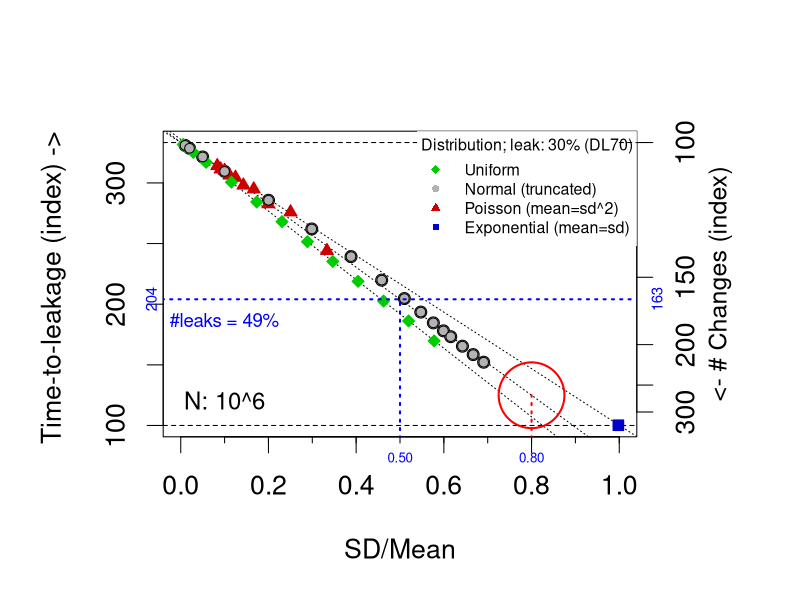
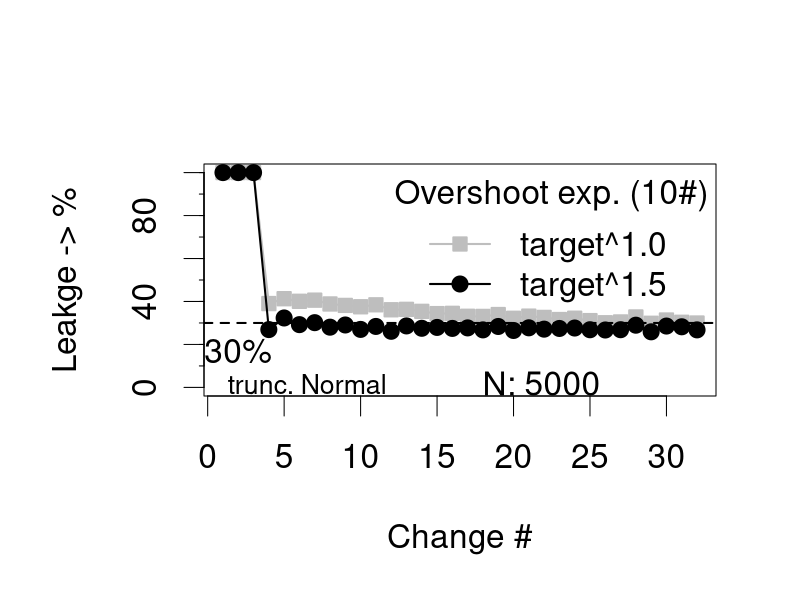

The R source for these figures, in order:

library(truncnorm)
library(plotrix)

########################################################################
#                                                                      #
# Monte-Carlo simulations for:                                         #
# Prediction of prophylactic replacement of voice                      #
# prosthesis in laryngectomized patients –                             #
# A retrospective cohort study                                         #
#                                                                      #
# This is the R-code for the actual Monte-Carlo                        #
# simulations. It works stand alone.                                   #
#                                                                      #
# Copyright 2022                                                       #
# R.J.J.H. van Son & Netherlands Cancer Institute,                     #
# Plesmanlaan 121                                                      #
# 1066CX Amsterdam, The Netherlands                                    #
#                                                                      #
# This program is free software: you can redistribute it and/or modify #
# it under the terms of the GNU General Public License as published by #
# the Free Software Foundation, either version 3 of the License, or    #
# (at your option) any later version.                                  #
#                                                                      #
# This program is distributed in the hope that it will be useful,      #
# but WITHOUT ANY WARRANTY; without even the implied warranty of       #
# MERCHANTABILITY or FITNESS FOR A PARTICULAR PURPOSE.  See the        #
# GNU General Public License for more details.                         #
#                                                                      #
# You should have received a copy of the GNU General Public License    #
# along with this program.  If not, see http://www.gnu.org/licenses/   #
#                                                                      #
########################################################################

# Monte Carlo Simulation Parameters

# Desired Leak fraction
#ideal.leak <- 0.12;
ideal.leak <- 0.30;
#ideal.leak <- 0.05;

# The fixed cutoff for the fixed change policy
fixed.cutoff <- 16;

# Device life parameters
mean.num.days <- 60;
sd.num.days <- 60;
minimum.num.days <- 7;

# Simulation settings
# Initial look-back window
window <- 3;

# Maximum look back window
window.dyn <- 10;

# The MC parameters
# Number of devices to follow
Nprostheses <- 32;

# Number of patients to test
Npatient <- 5000;

######################################################
# 
# Select distribution of device life-times
# All distributions are definite positive
#
######################################################

# Select the distribution to test
# Poisson distribution, this should be the default!
#Distribution <- "Poisson";
#Distribution <- "Uniform";
Distribution <- "trunc. Normal";
#Distribution <- "Exponential";

# Poisson distribution, this should be the default!
# Separate adaptations for positive and negative
mean.sd.text <- "Lambda=mean ($\\pm$ Sqrt(Lambda)";
overshoot.exp <- 1.5;

# Second adaptive run
overshoot2.exp <- 1;
mean.sd.text <- "Lambda";

# Initialize distribution parameters
# Uniform distribution
if(Distribution == "Uniform"){
	mean.sd.text <- "mean [lambda/2, lambda*3/2]";
}

# Normal distribution
if(Distribution == "trunc. Normal"){
	standard.dev <- 1/2;
	#standard.dev <- 2/3;
	mean.sd.text <- "mean ($\\pm$mean/2)";
}

# Exponential distribution with SD = Mean
if(Distribution == "Exponential"){
	standard.dev <- 1;
	mean.sd.text <- "mean ($\\pm$ mean)";
}

standard.dev.2 <- 0.8;

# Reporting table
results.header <- c("none", "none.leak", "ideal", "ideal.leak", "ideal.cutoff", "fixed", "fixed.leak", "fixed.cutoff", "initial.tot", "initial.leak.tot", "initial.red", "initial.leak.red", "initial.cutoff", "adapt.tot", "adapt.leak.tot", "adapt.red", "adapt.leak.red", "adapt.cutoff", "adapt2.tot", "adapt2.leak.tot", "adapt2.red", "adapt2.leak.red", "adapt2.cutoff", "sample", "window");
results.matrix<-matrix(ncol=length(results.header), byrow=FALSE);
colnames(results.matrix) <- results.header;
results.matrix <- data.frame(results.matrix);

# Accumulators for plots
sum.sequence <- rep(0, Nprostheses);
sum.sequence2 <- rep(0, Nprostheses);
lambda.list <- c(0);

# The Monte-Carlo simulation
for(lambda in rexp(Npatient, rate=1/mean.num.days)){
	# Lower cutoff of the average life-time of a device
    while(lambda <= minimum.num.days)lambda <- rexp(Npatient, rate=1/mean.num.days)[[1]];
    
    ######################################################
    # 
	# Generate survival times
    #
    ######################################################
    if(Distribution == "Uniform"){
		survival <- runif(Nprostheses, min = lambda/2, max = lambda*3/2);
		standard.dev <- sd(survival)/mean(survival);
    } else if(Distribution == "trunc. Normal"){
		survival <- rtruncnorm(Nprostheses, a=0, b=Inf, mean = lambda, sd = lambda*standard.dev);
    } else if(Distribution == "Exponential"){
		survival <- rexp(Nprostheses, rate = 1/lambda);
		standard.dev <- 1;
	} else {			# Poisson
		survival <- rpois(Nprostheses, lambda=lambda);
		standard.dev <- sqrt(lambda)/lambda;
	};
    results <- c();
    lambda.list <- append(lambda.list, lambda);
    
    ######################################################
    # 
    # Wait-to-Leakage policy
    #
    ######################################################
	mean.none <- sum(survival)/length(survival);
	leak.none <- 1;
	results <- c(results, mean.none, 100*leak.none);
	
    ######################################################
    # 
	# Ideal change policy with known parameters
    #
    ######################################################
	cutoff.ideal <- quantile(survival, probs=ideal.leak);
	survival.ideal <- survival;
	survival.ideal[survival>=cutoff.ideal] <- cutoff.ideal;
	mean.ideal <- sum(survival.ideal)/length(survival.ideal);
	leak.ideal <- sum(survival.ideal<cutoff.ideal)/length(survival.ideal);
	results <- c(results, mean.ideal, 100*leak.ideal, cutoff.ideal);
	
    ######################################################
    # 
	# Fixed-time changes policy
    #
    ######################################################
	cutoff.fixed <- fixed.cutoff;
	survival.fixed <- survival;
	survival.fixed[survival>cutoff.fixed] <- cutoff.fixed;
	mean.fixed <- sum(survival.fixed)/length(survival.fixed);
	leak.fixed <- sum(survival.fixed<cutoff.fixed)/length(survival.fixed);
	results <- c(results, mean.fixed, 100*leak.fixed, cutoff.fixed);

    ######################################################
    # 
	# Initial window
    #
    ######################################################

	# Extract initial window and determine cutoff
	window.initial <- survival[1:window];
	#cutoff.initial <- quantile(window.initial, probs=ideal.leak);
	cutoff.initial <- qtruncnorm(ideal.leak, a=0, b=Inf, mean=mean(window.initial), sd=sd(survival[window.initial]))	;
	
	# Extract remainder and apply cutoff to reduced list
	survival.initial <- survival[(window+1):length(survival)];
	survival.initial[survival.initial>cutoff.initial] <- cutoff.initial;
	mean.initial.red <- sum(survival.initial)/length(survival.initial);
	leak.initial.red <- sum(survival.initial<cutoff.initial)/length(survival.initial);
	leak.initial.tot <- (window + sum(survival.initial<cutoff.initial))/(window+length(survival.initial));
	
	# Complete the list with the initial survivial times
	survival.initial <- c(window.initial, survival.initial);
	# Calculate mean survival
	mean.initial.tot <- sum(survival.initial)/length(survival.initial);

	results <- c(results, mean.initial.tot, 100*leak.initial.tot, mean.initial.red, 100*leak.initial.red, cutoff.initial);
	
    ######################################################
    # 
	# Adaptive 1
    #
    ######################################################
	current.window <- window;
	# Reduce the ideal leakage target to "undershoot" the first part
	current.leakage <- ideal.leak^1.5;
	
	# Extract initial window and determine cutoff
	cutoff.adapt <- survival;
	survival.adapt <- survival;
	cutoff.adapt[1:window] <- survival.adapt[1:window]+0.1;
	
	# We do not know the distribution, so we use a truncated normal for the initial window
	ideal.cutoff <- qtruncnorm(current.leakage, a=0, b=Inf, mean=mean(survival[1:window]), sd=sd(survival[1:window])) 
	sd.initial <- sd(survival[1:window]);
	if(sd.initial < 1)sd.initial <- 1;
	expected.negative <- mean(rtruncnorm(100, a=0, b=ideal.cutoff, mean=mean(survival[1:window]), sd=sd.initial)) 

	negative.trend <- (ideal.cutoff - expected.negative);
	positive.trend <- negative.trend;
	
	# Initialize
	current.cutoff <- ideal.cutoff;
	minus.values <- c(negative.trend);
	for(i in (current.window+1):length(survival.adapt)){
		cutoff.adapt[i] <- current.cutoff;
		
		# The end point still depends on the adapt coeff.
		if(survival.adapt[i] >= current.cutoff) {
			# Add the current value to the list
			survival.adapt[i] <- current.cutoff;
			
			# Adapt next positive cutoff to previous leakages
			if(length(minus.values) > 0)positive.trend <- minus.values[length(minus.values)];
			
			current.adapt <- rnorm(1, mean=positive.trend, sd=positive.trend/2.5);
		} else {
			current.adapt <- 0;
			minus.values <- c(minus.values, current.cutoff - survival.adapt[i]);
		};
		# New, adapted, cutoff
		current.cutoff <- quantile(survival.adapt[(i-current.window+1):(i)], probs=current.leakage);
		current.cutoff <- current.cutoff + current.adapt;
		
		# Lengthen the window
		if(current.window < window.dyn){
			current.window <- current.window+1;
		} else {
			current.leakage <- ideal.leak;
		};
		
	};

	# Collect statistics
	mean.adapt.tot <- sum(survival.adapt)/length(survival.adapt);
	leak.adapt.tot <- sum(survival.adapt < cutoff.adapt)/length(survival.adapt);
	mean.adapt.red <- sum(survival.adapt[round((Nprostheses+1)/2):Nprostheses])/length(survival.adapt[round((Nprostheses+1)/2):Nprostheses]);
	leak.adapt.red <- sum(survival.adapt[round((Nprostheses+1)/2):Nprostheses] < cutoff.adapt[round((Nprostheses+1)/2):Nprostheses])/length(survival.adapt[round((Nprostheses+1)/2):Nprostheses]);
	sum.sequence <- sum.sequence + as.numeric(survival.adapt < cutoff.adapt);;

	results <- c(results, mean.adapt.tot, 100*leak.adapt.tot, mean.adapt.red, 100*leak.adapt.red, mean(survival.adapt[round((Nprostheses+1)/2):Nprostheses]));
	
    ######################################################
    # 
	# Adaptive 2
    #
    ######################################################

	current.window <- window;
	# Reduce the ideal leakage target to "undershoot" the first part
	current.leakage <- ideal.leak;
	
	# Extract initial window and determine cutoff
	cutoff.adapt2 <- survival;
	survival.adapt2 <- survival;
	cutoff.adapt2[1:window] <- survival.adapt2[1:window]+0.1;
	
	# We do not know the distribution, so we use a truncated normal for the initial window
	ideal.cutoff <- qtruncnorm(current.leakage, a=0, b=Inf, mean=mean(survival[1:window]), sd=sd(survival[1:window])) 
	sd.initial <- sd(survival[1:window]);
	if(sd.initial < 1)sd.initial <- 1;
	expected.negative <- mean(rtruncnorm(100, a=0, b=ideal.cutoff, mean=mean(survival[1:window]), sd=sd.initial)) 

	negative.trend <- (ideal.cutoff - expected.negative);
	positive.trend <- negative.trend;
	
	# Initialize
	current.cutoff <- ideal.cutoff;
	minus.values <- c(negative.trend);
	for(i in (current.window+1):length(survival.adapt2)){
		cutoff.adapt2[i] <- current.cutoff;
		
		# The end point still depends on the adapt coeff.
		if(survival.adapt2[i] >= current.cutoff) {
			# Add the current value to the list
			survival.adapt2[i] <- current.cutoff;
			
			# Adapt next positive cutoff to previous leakages
			if(length(minus.values) > 0)positive.trend <- minus.values[length(minus.values)];
			
			current.adapt2 <- rnorm(1, mean=positive.trend, sd=positive.trend/2.5);
		} else {
			current.adapt2 <- 0;
			minus.values <- c(minus.values, current.cutoff - survival.adapt2[i]);
		};
		# New, adapted, cutoff
		current.cutoff <- quantile(survival.adapt2[(i-current.window+1):(i)], probs=current.leakage);
		current.cutoff <- current.cutoff + current.adapt2;
		
		# Lengthen the window
		if(current.window < window.dyn){
			current.window <- current.window+1;
		} else {
			current.leakage <- ideal.leak;
		};
		
	};

	# Collect statistics
	mean.adapt2.tot <- sum(survival.adapt2)/length(survival.adapt2);
	leak.adapt2.tot <- sum(survival.adapt2 < cutoff.adapt2)/length(survival.adapt2);
	mean.adapt2.red <- sum(survival.adapt2[round((Nprostheses+1)/2):Nprostheses])/length(survival.adapt2[round((Nprostheses+1)/2):Nprostheses]);
	leak.adapt2.red <- sum(survival.adapt2[round((Nprostheses+1)/2):Nprostheses] < cutoff.adapt2[round((Nprostheses+1)/2):Nprostheses])/length(survival.adapt2[round((Nprostheses+1)/2):Nprostheses]);
	sum.sequence2 <- sum.sequence2 + as.numeric(survival.adapt2 < cutoff.adapt2);;

	results <- c(results, mean.adapt2.tot, 100*leak.adapt2.tot, mean.adapt2.red, 100*leak.adapt2.red, mean(survival.adapt2[round((Nprostheses+1)/2):Nprostheses]));

    ######################################################
    # 
	# Final parameters
    #
    ######################################################
	results <- c(results, Nprostheses, window);
	
	results.matrix <- rbind(results, results.matrix, make.row.names = FALSE);
}

######################################################
# 
# Generate statistics
#
######################################################
results.matrix <- results.matrix[-c(length(results.matrix[,1])),];
averaged.results <- colMeans(results.matrix, na.rm=TRUE);
sd.results <- sapply(results.matrix, sd);

averaged.PercentLeak <- c(
100/(averaged.results["none"]/(averaged.results["none.leak"]/100)/averaged.results["none"]),
100/(averaged.results["ideal"]/(averaged.results["ideal.leak"]/100)/averaged.results["none"]),
100/(averaged.results["fixed"]/(averaged.results["fixed.leak"]/100)/averaged.results["none"]),
100/(averaged.results["initial.tot"]/(averaged.results["initial.leak.tot"]/100)/averaged.results["none"]),
100/(averaged.results["initial.red"]/(averaged.results["initial.leak.red"]/100)/averaged.results["none"]),
100/(averaged.results["adapt.tot"]/(averaged.results["adapt.leak.tot"]/100)/averaged.results["none"]),
100/(averaged.results["adapt.red"]/(averaged.results["adapt.leak.red"]/100)/averaged.results["none"]),
100/(averaged.results["adapt2.tot"]/(averaged.results["adapt2.leak.tot"]/100)/averaged.results["none"]),
100/(averaged.results["adapt2.red"]/(averaged.results["adapt2.leak.red"]/100)/averaged.results["none"])
);

averaged.PercentChanges <- c(
100*averaged.results["none"]/averaged.results["none"],
100*averaged.results["none"]/averaged.results["ideal"],
100*averaged.results["none"]/averaged.results["fixed"],
100*averaged.results["none"]/averaged.results["initial.tot"],
100*averaged.results["none"]/averaged.results["initial.red"],
100*averaged.results["none"]/averaged.results["adapt.tot"],
100*averaged.results["none"]/averaged.results["adapt.red"],
100*averaged.results["none"]/averaged.results["adapt2.tot"],
100*averaged.results["none"]/averaged.results["adapt2.red"]
);
names(averaged.PercentChanges) <- names(averaged.PercentLeak);

mean.lambda <- mean(lambda.list);
sd.lambda <- sd(lambda.list);

# Print results (when not using Rmd)
cat("Means\n");
print(averaged.results);

cat("\nStandard Deviation\n");
print(sd.results);

# Create graph data
mean.leakage <- sum.sequence / Npatient;
mean.leakage2 <- sum.sequence2 / Npatient;

######################################################
# 
# Sequence of leakage targets
# Using full knowledge of distribution (Ideal)
#
# This part is pretty pointless:
# Mean device life (% of mean) ~ Target leakage%
#
######################################################

cutoff.ideal.list <- c();
mean.ideal.list <- c();
leakage.ideal.list <- c();
for(leakage in 1:75/100){
	lambda <- mean.num.days;
    Nideal <- 10000;
    ######################################################
    # 
	# Generate survival times
    #
    ######################################################
    if(Distribution == "Uniform"){
		survival <- runif(Nideal, min = lambda/2, max = lambda*3/2);
    } else if(Distribution == "trunc. Normal"){
		survival <- rtruncnorm(Nideal, a=0, b=Inf, mean = lambda, sd = lambda/3);
    } else if(Distribution == "Exponential"){
		survival <- rexp(Nideal, rate = 1/lambda);
	} else {			# Poisson
		survival <- rpois(Nideal, lambda=lambda);
	};
	
    ######################################################
    # 
	# Ideal
    #
    ######################################################
	cutoff.ideal <- quantile(survival, probs=leakage);
	survival.ideal <- survival;
	survival.ideal[survival>=cutoff.ideal] <- cutoff.ideal;
	mean.ideal <- sum(survival.ideal)/length(survival.ideal);
	leak.ideal <- sum(survival.ideal<cutoff.ideal)/length(survival.ideal);
	
	cutoff.ideal.list <- c(cutoff.ideal.list, cutoff.ideal);
	mean.ideal.list <- c(mean.ideal.list, mean.ideal);
	leakage.ideal.list <- c(leakage.ideal.list, leak.ideal);
}
names(mean.ideal.list) <- names(cutoff.ideal.list);
names(leakage.ideal.list) <- names(cutoff.ideal.list);


######################################################
# 
# Sequence of standard deviations
# Using full knowledge of distribution (Ideal)
# and ideal.leak leakage as the target
#
######################################################

# Settings
norm.leakage <- ideal.leak;
lambda <- mean.num.days;

######################################################
# 
# Normal distribution
#
######################################################
Nideal.normalsd <- 1000000;

# Initialization
ideal.normalsd.list <- c(c(1,2,5)/100, c(1:10, 12, 15, 20)/10);
cutoff.normalsd.list <- c();
realt2f.normalsd.list <- c();
realsd.normalsd.list <- c();
mean.normalsd.list <- c();
leakage.normalsd.list <- c();
for(ideal.standard.dev in ideal.normalsd.list){
    ######################################################
    # 
	# Generate survival times
	# abs(Normal distribution)
    #
    ######################################################
	survival <- rtruncnorm(Nideal.normalsd, a=0, b=Inf, mean = lambda, sd = lambda*ideal.standard.dev);
	
    ######################################################
    # 
	# Ideal
    #
    ######################################################
	cutoff.ideal <- quantile(survival, probs=norm.leakage);
	names(cutoff.ideal) <- c(sprintf("%.0f%%", 100*ideal.standard.dev));
	
	survival.ideal <- survival;
	survival.ideal[survival>=cutoff.ideal] <- cutoff.ideal;
	mean.ideal <- sum(survival.ideal)/length(survival.ideal);
	leak.ideal <- sum(survival.ideal<cutoff.ideal)/length(survival.ideal);
	
	cutoff.normalsd.list <- c(cutoff.normalsd.list, cutoff.ideal);
	mean.normalsd.list <- c(mean.normalsd.list, mean.ideal);
	leakage.normalsd.list <- c(leakage.normalsd.list, leak.ideal);
	realt2f.normalsd.list <- c(realt2f.normalsd.list, mean(survival));
	realsd.normalsd.list <- c(realsd.normalsd.list, sd(survival));
}
names(mean.normalsd.list) <- names(cutoff.normalsd.list);
names(leakage.normalsd.list) <- names(cutoff.normalsd.list);
names(realt2f.normalsd.list) <- names(realt2f.normalsd.list);
names(realsd.normalsd.list) <- names(realsd.normalsd.list);


######################################################
# 
# Uniform distribution
#
######################################################
Nideal.uniform <- 1000000;

# Initialization
ideal.uniform.list <- c(c(1,2,5)/100, 1:10/10);
cutoff.uniform.list <- c();
realt2f.uniform.list <- c();
realsd.uniform.list <- c();
mean.uniform.list <- c();
leakage.uniform.list <- c();
for(ideal.standard.dev in ideal.uniform.list){
    ######################################################
    # 
	# Generate survival times
	# abs(Normal distribution)
    #
    ######################################################
	survival <- runif(Nideal.uniform, min = (1-ideal.standard.dev)*lambda, max = (1+ideal.standard.dev)*lambda);
	while(sum(survival <= 0) > 0){
		survival[survival <= 0] <- runif(Nideal.uniform, min = (1-ideal.standard.dev)*lambda, max = (1+ideal.standard.dev)*lambda);
	}
	
    ######################################################
    # 
	# Ideal
    #
    ######################################################
	cutoff.ideal <- quantile(survival, probs=norm.leakage);
	names(cutoff.ideal) <- c(sprintf("%.0f%%", 100*ideal.standard.dev));
	
	survival.ideal <- survival;
	survival.ideal[survival>=cutoff.ideal] <- cutoff.ideal;
	mean.ideal <- sum(survival.ideal)/length(survival.ideal);
	leak.ideal <- sum(survival.ideal<cutoff.ideal)/length(survival.ideal);
	
	cutoff.uniform.list <- c(cutoff.uniform.list, cutoff.ideal);
	mean.uniform.list <- c(mean.uniform.list, mean.ideal);
	leakage.uniform.list <- c(leakage.uniform.list, leak.ideal);
	realt2f.uniform.list <- c(realt2f.uniform.list, mean(survival));
	realsd.uniform.list <- c(realsd.uniform.list, sd(survival));
}
names(mean.uniform.list) <- names(cutoff.uniform.list);
names(leakage.uniform.list) <- names(cutoff.uniform.list);
names(realt2f.uniform.list) <- names(realt2f.uniform.list);
names(realsd.uniform.list) <- names(realsd.uniform.list);

######################################################
# 
# Poisson distribution
#
######################################################
Nideal.poisson <- 1000000;

# Initialization
ideal.poisson.list <- c(3:12)^2;
cutoff.poisson.list <- c();
realt2f.poisson.list <- c();
realsd.poisson.list <- c();
mean.poisson.list <- c();
leakage.poisson.list <- c();
for(lambda.poisson in ideal.poisson.list){
    ######################################################
    # 
	# Generate survival times
	# abs(Normal distribution)
    #
    ######################################################
	survival <- rpois(Nideal.poisson, lambda=lambda.poisson);
	
    ######################################################
    # 
	# Ideal
    #
    ######################################################
	cutoff.ideal <- quantile(survival, probs=norm.leakage);
	#names(cutoff.ideal) <- c(sprintf("%.0f%%", 100*standard.dev));
	
	survival.ideal <- survival;
	survival.ideal[survival>=cutoff.ideal] <- cutoff.ideal;
	mean.ideal <- sum(survival.ideal)/length(survival.ideal);
	leak.ideal <- sum(survival.ideal<cutoff.ideal)/length(survival.ideal);
	
	cutoff.poisson.list <- c(cutoff.poisson.list, cutoff.ideal);
	mean.poisson.list <- c(mean.poisson.list, mean.ideal);
	leakage.poisson.list <- c(leakage.poisson.list, leak.ideal);
	realt2f.poisson.list <- c(realt2f.poisson.list, mean(survival));
	realsd.poisson.list <- c(realsd.poisson.list, sd(survival));
}
names(mean.poisson.list) <- names(cutoff.poisson.list);
names(leakage.poisson.list) <- names(cutoff.poisson.list);
names(realt2f.poisson.list) <- names(realt2f.poisson.list);
names(realsd.poisson.list) <- names(realsd.poisson.list);

# Do the same for Exponential
survival <- rexp(Nideal.normalsd, rate = 1/lambda);
cutoff.ideal <- quantile(survival, probs=norm.leakage);
survival.ideal <- survival;
survival.ideal[survival>=cutoff.ideal] <- cutoff.ideal;

# Statistics
mean.normalsd.Exponential <- sum(survival.ideal)/length(survival.ideal);
leakage.normalsd.Exponential <- sum(survival.ideal<cutoff.ideal)/length(survival.ideal);
realt2f.normalsd.Exponential <- mean(survival);
realsd.normalsd.Exponential <- sd(survival);


######################################################
# 
# Graphics: Figure 1
#
######################################################

# Plot Figure 1
imageList <- c();
fileName.Fig.1 <- "Time-to-changeOverSD.png";
OutputWidth <-  8.267;
OutputHeight <- 8.267;

png(fileName.Fig.1, width=OutputWidth, height=OutputHeight, units="in", res=300);

par(cex=1.6);
cex <- par("cex");
cex.factor <- 1;
symbolsize <- 1 * cex.factor;
labelsize <- 1.0 * cex.factor;
axissize <- 1 * cex.factor;
namessize <- axissize
legendsize <- (1+axissize)/2;
cexlab <- cex;

par(mar=c(5, 5, 4, 5) + 0.1);
par(family="Helvetica")

labelsize <- 1 * cex.factor;
plot(realsd.normalsd.list/realt2f.normalsd.list, 100*mean.normalsd.list/(realt2f.normalsd.list*norm.leakage), pch=21, xlim=c(0,1), ylim=c(100,100/norm.leakage), ylab="Time-to-leakage (index) -> ", xlab="SD/Mean", cex.lab=labelsize, cex.axis=axissize, bg="gray70");
mtext("<- # Changes (index)", side=4, cex=1.5, line=2);
axis(1, at=c(1:10)/10, labels=FALSE, tck=-0.02);
axis(4, at=c(10000/(50*2:(floor(2/norm.leakage)))/(norm.leakage)), labels=c(paste(50*2:(floor(2/norm.leakage))))) ;
abline(h=100, lty=2, lwd=1);
abline(h=100/norm.leakage, lty=2, lwd=1);
abline(line(realsd.normalsd.list/realt2f.normalsd.list, 100*mean.normalsd.list/(realt2f.normalsd.list*norm.leakage), iter = 1), lty=3);
abline(line(realsd.uniform.list/realt2f.uniform.list, 100*mean.uniform.list/(realt2f.uniform.list*norm.leakage), iter = 1), lty=3);
abline(line(c(0, 1), c(100/norm.leakage, 100*mean.normalsd.Exponential/(realt2f.normalsd.Exponential*norm.leakage)), iter = 1), lty=3);
points(realsd.poisson.list/realt2f.poisson.list, 100*mean.poisson.list/(realt2f.poisson.list*norm.leakage), pch=24, col="red3", bg="red3", cex=0.8);
points(realsd.uniform.list/realt2f.uniform.list, 100*mean.uniform.list/(realt2f.uniform.list*norm.leakage), pch=23, col="green3", bg="green3", cex=0.8);
points(realsd.normalsd.list/realt2f.normalsd.list, 100*mean.normalsd.list/(realt2f.normalsd.list*norm.leakage), pch=21, col="black", bg="grey70", cex=0.8);
points(realsd.normalsd.Exponential/realt2f.normalsd.Exponential, 100*mean.normalsd.Exponential/(realt2f.normalsd.Exponential*norm.leakage), pch=22, col="blue3", bg="blue3");
text(0.1,100, labels=c(sprintf("N: 10^%.0f", log10(Nideal.normalsd))), pos=3, cex=0.9)

normalsd.line <- line(realsd.normalsd.list/realt2f.normalsd.list, 100*mean.normalsd.list/(realt2f.normalsd.list*norm.leakage), iter = 1);
y.leak.time <-  coefficients(normalsd.line)[2] * standard.dev + coefficients(normalsd.line)[1];
x.norm.sd <- (y.leak.time - coefficients(normalsd.line)[1])/coefficients(normalsd.line)[2];
y.leak.time.2 <-  coefficients(normalsd.line)[2] * standard.dev.2 + coefficients(normalsd.line)[1];
x.norm.sd.2 <- (y.leak.time.2 - coefficients(normalsd.line)[1])/coefficients(normalsd.line)[2];

if(y.leak.time > 100){
	text(0.1, y.leak.time, labels=c(sprintf("#leaks = %.0f%%", 100/(y.leak.time/100))), pos=1, cex=0.7, col="blue")
	segments(-0.1, y.leak.time, 1.1, y.leak.time, lty=3, lwd=2, col="blue");
	mtext(sprintf("%.0f",  y.leak.time), 2, at=c( y.leak.time), col="blue", cex=0.9);
	mtext(sprintf("%.0f",  100/(y.leak.time/100*norm.leakage)), 4, at=c( y.leak.time), col="blue", cex=0.9);
	
	# Crossing of the 0.5 SD/Mean line with NormalSD line
	segments(standard.dev, 0, standard.dev, y.leak.time, lty=3, lwd=2, col="blue");
	mtext(sprintf("%.2f", standard.dev), 1, at=c(standard.dev), col="blue", cex=0.8);
	
	# Crossing of the 0.8 SD/Mean line NormalSD line
	segments(standard.dev.2, 0, standard.dev.2, y.leak.time.2, lty=3, lwd=2, col="red");
	mtext(sprintf("%.2f", standard.dev.2), 1, at=c(standard.dev.2), col="blue", cex=0.8);
	draw.circle(standard.dev.2, y.leak.time.2, border="red", radius=0.075, lwd=2)
};

legend("topright", title = sprintf("Distribution; leak: %.0f%% (DL%.0f)", 100*norm.leakage, 100*(1-norm.leakage)), legend=c("Uniform", "Normal (truncated)", "Poisson (mean=sd^2)", "Exponential (mean=sd)"), col=c("green3", "black", "red3", "blue3"), lty=0, lwd=0, pch=c(23, 21, 24, 22), pt.bg=c("green3", "grey70", "red3", "blue3"), bty="o", cex=0.6, box.lty=0, bg="white");
segments(1, 100/norm.leakage, 1.1, 100/norm.leakage, lty=2, lwd=1);

dev.off();

######################################################
# 
# Graphics: Figure 2
#
######################################################

# Plot Figure 2
imageList <- c();
fileName.Fig.2 <- "LeakageOverChanges.png";
OutputWidth <-  11.692;
OutputHeight <- 8.267;

cex.factor <- 1;
symbolsize <- 1 * cex.factor;
labelsize <- 1 * cex.factor;
axissize <- 1 * cex.factor;
namessize <- axissize
legendsize <- (1+axissize)/2;
png(fileName.Fig.2, width=OutputWidth, height=OutputHeight, units="in", res=300);
par(cex=2);
cex=1.5;
cexlab <- 2*cex;

par(mar=c(5, 5, 4, 2) + 0.1);
par(family="Helvetica")
plot(100*mean.leakage2, type='p', pch=22, bg="grey", col="grey", lty=1, xlab="Change #", ylab="Leakge -> %", ylim=c(0,100), lwd=2, cex.lab=labelsize, cex.axis=axissize);
lines(100*mean.leakage2, type='l', pch=22, bg="grey", col="grey", lty=1, lwd=2, cex.lab=labelsize, cex.axis=axissize);
points(100*mean.leakage, type='p', pch=21, bg="black", col="black", lty=1, lwd=2, cex.lab=labelsize, cex.axis=axissize);
lines(100*mean.leakage, type='l', pch=21, bg="black", col="black", lty=1, lwd=2, cex.lab=labelsize, cex.axis=axissize);
axis(2, at=c(1:10)*10, labels=FALSE, tck=-0.02);
abline(h=100*ideal.leak, lty=2, lwd=2);
text(2,100*ideal.leak, labels=c(sprintf("%.0f%%", 100*ideal.leak)), pos=1);
text(27,0, labels=c(sprintf("N: %.0f", Npatient)), pos=2, cex=1)
text(0, 0, labels=c(Distribution), pos=4, cex=0.8)
legend("topright", title = sprintf("Overshoot exp. (%.0f#)", window.dyn), legend=c(sprintf("target^%.1f", 1), sprintf("target^%.1f", 1.5)), col=c("grey", "black"), lty=1, lwd=2, pch=c( 22,21), pt.bg=c("grey", "black"), bty="n");

dev.off();
